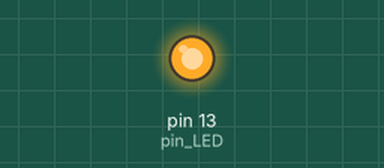
Recording of a sketch running on a simulated Arduino Uno, built with avr-gcc and run on an emulated ATmega328P. On the bench: output pins drawn as LEDs (lit = HIGH).

Above: at 0.5 s.
At 4.5 s:
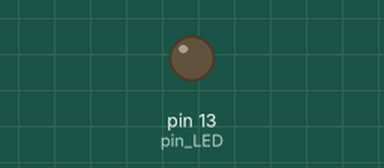
Timing chart, 0 to 6.9 s (numbered marks = the images above):
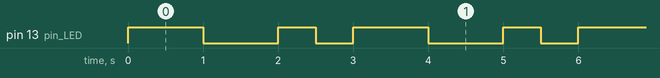

Measured:
- by itself, pin 13 (pin_LED): repeats every 3.0 s: LOW 1.0 s, HIGH 0.50 s, LOW 0.50 s, HIGH 1.0 s
- by itself, everything shown: repeats every 3.0 s, in 4 steps

The sketch:

LED1.ino
```cpp
// C++ code
int pin_LED = 13;
void setup() {
	pinMode(pin_LED, OUTPUT);
	Serial.begin(9600);
}
void loop() {
  digitalWrite(pin_LED, HIGH);
  delay(1000);
  digitalWrite(pin_LED, LOW);
  delay(1000);
  digitalWrite(pin_LED, HIGH);
  delay(500);
  digitalWrite(pin_LED, LOW);
  delay(500);
}
```
